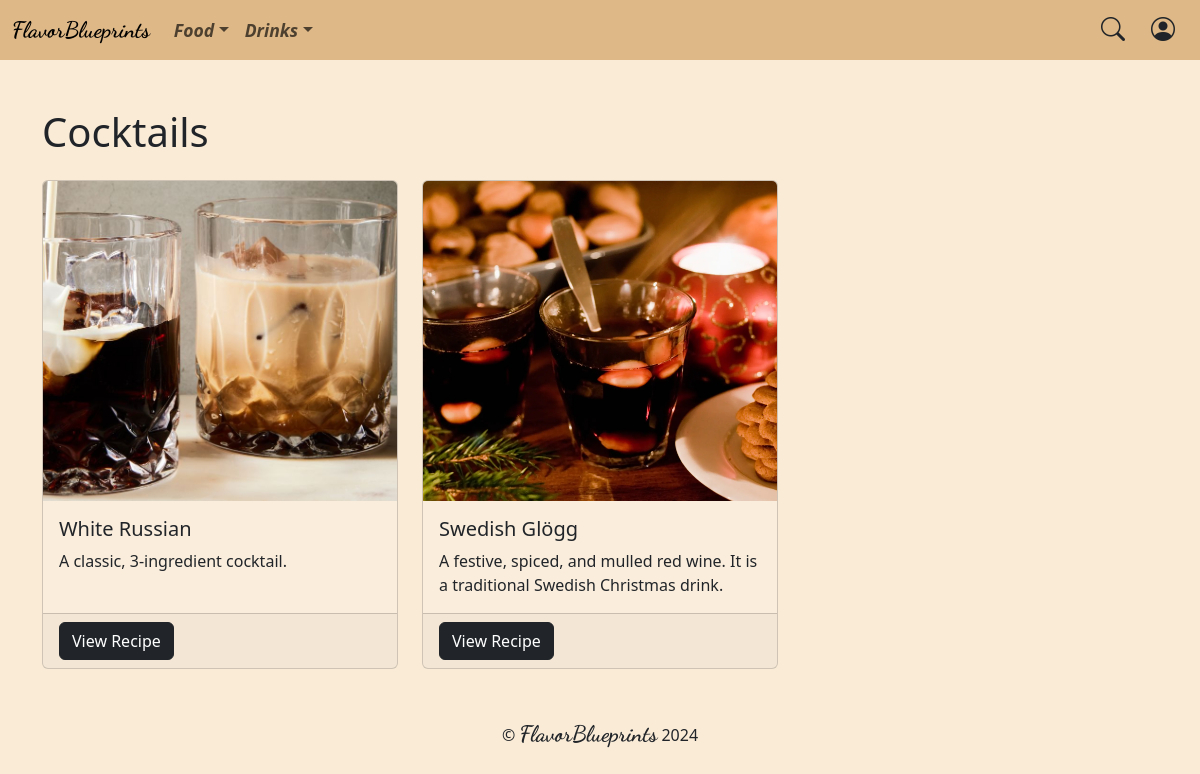
Screenshot of /category/3/ with the database file from the repository.
### recipes/models.py (models this page shows, shortened)
class SubCategory(models.Model):
    name = models.CharField(max_length=255)
    primary_category = models.ForeignKey(PrimaryCategory, on_delete=models.CASCADE)

class Recipe(models.Model):
    title = models.CharField(max_length=255)
    description = models.TextField()
    ingredients_metric = models.TextField()
    ingredients_imperial = models.TextField()
    instructions = models.TextField()
    timestamp = models.DateTimeField(default=timezone.now)
    category = models.ForeignKey(SubCategory, on_delete=models.CASCADE)

class Photo(models.Model):
    image = models.ImageField(upload_to='photos/')
    alt_text = models.CharField(max_length=255)
    recipe = models.ForeignKey(Recipe, on_delete=models.CASCADE)

### recipes/views.py (the view)
# urls.py: path("category/<int:category_id>/", views.category, name="category")
def category(request, category_id):
    try:
        category = SubCategory.objects.get(pk=category_id)
    except Recipe.DoesNotExist:
        raise Http404("Category does not exist")
    recipes = Recipe.objects.filter(category=category)
    recipes_with_photos = get_recipes_with_photos(recipes)
    return render(request, "recipes/category.html", {
        "category": category,
        "recipes_with_photos": recipes_with_photos
    })

### recipes/utilities.py (called while the page is built)
def get_recipes_with_photos(recipes):
    recipes_with_photos: list[tuple[Recipe, Photo]] = []
    for recipe in recipes:
        photo = Photo.objects.filter(recipe=recipe)[0]
        recipes_with_photos.append((recipe, photo))
    return recipes_with_photos

### recipes/templates/recipes/category.html (shortened to what this page needs)
{% extends 'common/layout.html' %}
{% load static %}
{% block body %}
    <div class="container">
        <h1 class="pt-5 pb-3">{{ category.name }}</h1>
        <div class="row row-cols-1 row-cols-md-2 row-cols-lg-3 g-4">
            {% for recipe_and_photo in recipes_with_photos %}
                <div class="col">
                    <div class="card h-100">
                        <img src="{{ recipe_and_photo.1.image.url }}"
                            class="card-img-top"
                            alt="{{ recipe_and_photo.1.alt_text }}">
                        <div class="card-body">
                            <h5 class="card-title">{{ recipe_and_photo.0.title }}</h5>
                            <p class="card-text">{{ recipe_and_photo.0.description }}</p>
                        </div>
                        <div class="card-footer">
                            <a href="{% url 'recipes:recipe' recipe_and_photo.0.id %}"
                                class="btn btn-dark">View Recipe</a>
                        </div>
                    </div>
                </div>
            {% endfor %}
        </div>
    </div>
{% endblock %}

### static/common/css/style.css (style rules this page uses)
html, body { background-color: antiquewhite; }
.card { background-color: rgba(255, 255, 255, 0.1); }
.card-img-top { height: 20rem; object-fit: cover; }

### rows the page displays
SubCategory: name "Cocktails"
Recipe: image (picture), title "White Russian", description "A classic, 3-ingredient cocktail."
Recipe: image (picture), title "Swedish Glögg", description "A festive, spiced, and mulled red wine. It is a traditional Swedish Christmas drink."
